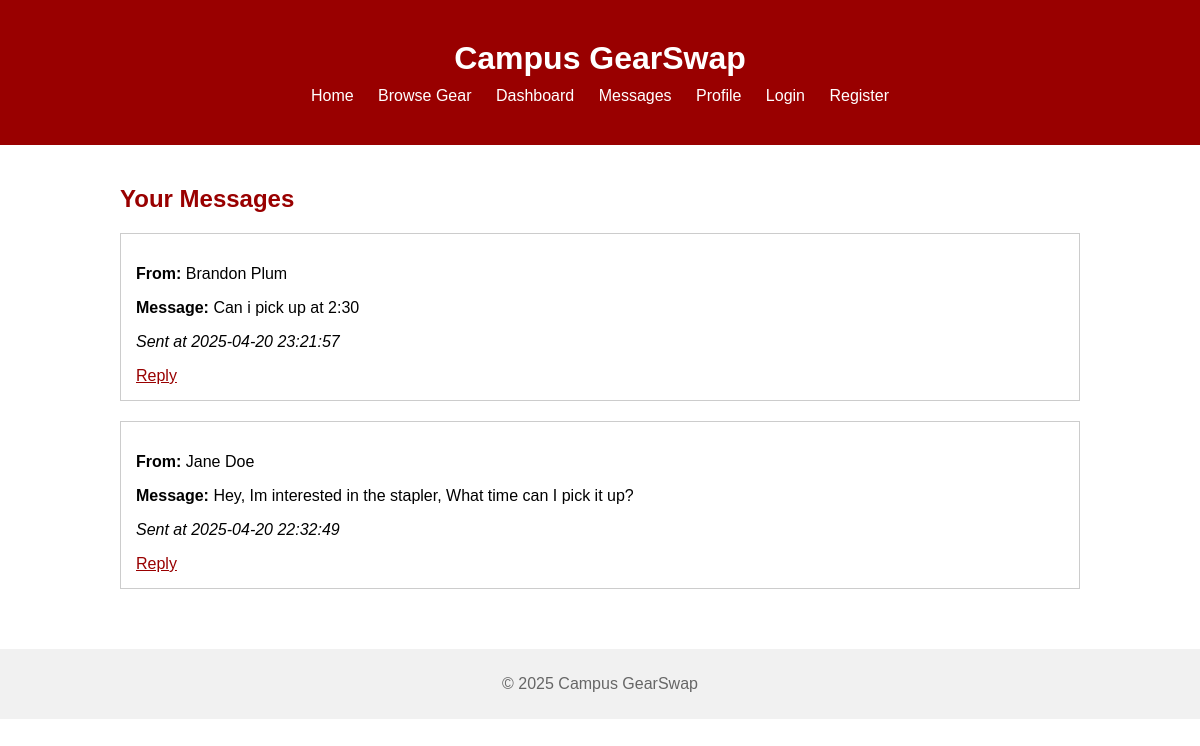
Page /messages (signed in) on the committed database.
### tables this page shows
CREATE TABLE messages (
    message_id INTEGER PRIMARY KEY AUTOINCREMENT,
    sender_id INTEGER NOT NULL,
    receiver_id INTEGER NOT NULL,
    content TEXT NOT NULL,
    timestamp TEXT NOT NULL, response TEXT,
    FOREIGN KEY (sender_id) REFERENCES users(user_id),
    FOREIGN KEY (receiver_id) REFERENCES users(user_id)
);

CREATE TABLE users (
    user_id INTEGER PRIMARY KEY AUTOINCREMENT,
    name TEXT NOT NULL,
    email TEXT NOT NULL UNIQUE,
    password TEXT NOT NULL,
    profile_image TEXT,
    location TEXT
);

### app.py (the view)
@app.route("/messages")
def messages():
    if 'user_id' not in session:
        flash('Please log in to view your messages.', 'error')
        return redirect(url_for('login'))
    conn = get_db_connection()
    cursor = conn.cursor()
    cursor.execute('''
        SELECT messages.message_id, messages.content, messages.timestamp, messages.response, users.name AS sender_name
        FROM messages
        JOIN users ON messages.sender_id = users.user_id
        WHERE messages.receiver_id = ?
        ORDER BY messages.timestamp DESC
    ''', (session['user_id'],))
    all_messages = cursor.fetchall()
    conn.close()
    return render_template("messages.html", title="Messages", messages=all_messages)

### app.py (called while the page is built)
def get_db_connection():
    conn = sqlite3.connect(DATABASE)
    conn.row_factory = sqlite3.Row  # so you can use column names
    return conn

### templates/messages.html
{% extends "base.html" %}
{% block content %}
<h2>Your Messages</h2>
{% if messages %}
    {% for msg in messages %}
        <div style="border: 1px solid #ccc; margin: 20px 0; padding: 15px; background-color: #fff;">
            <p><strong>From:</strong> {{ msg['sender_name'] }}</p>
            <p><strong>Message:</strong> {{ msg['content'] }}</p>
            <p><em>Sent at {{ msg['timestamp'] }}</em></p>
            <a href="{{ url_for('reply_message', message_id=msg['message_id']) }}" style="color: #990000; text-decoration: underline;">Reply</a>
        </div>
    {% endfor %}
{% else %}
    <p>You have no messages yet.</p>
{% endif %}
{% endblock %}

### static/css/style.css (style rules this page uses)
body { font-family: Arial, sans-serif; background-color: #ffffff; color: #000000; margin: 0; padding: 0; }
h1, h2, h3 { color: #990000; }
a { color: #990000; text-decoration: none; }

### rows in the picture
messages: sender_name "Brandon Plum", content "Can i pick up at 2:30", timestamp "2025-04-20 23:21:57"
messages: sender_name "Jane Doe", content "Hey, Im interested in the stapler, What time can I pick it up?", timestamp "2025-04-20 22:32:49"
